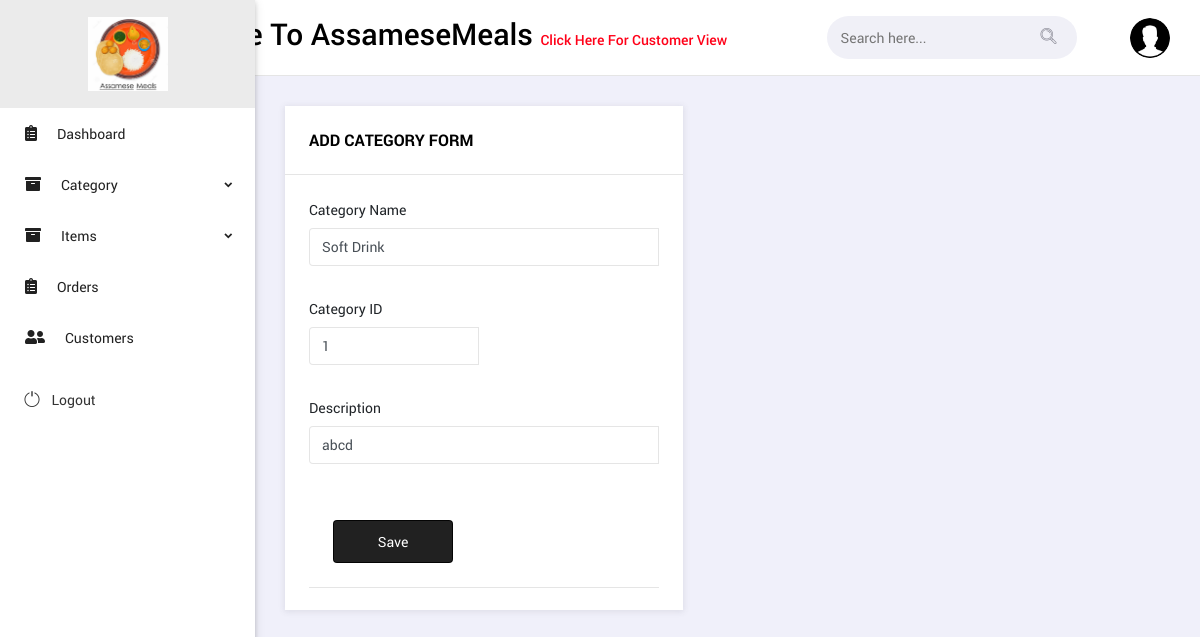
Screenshot of /admin/update_category.php?id=1 (signed in) with the database file from the repository.
### tables this page shows
CREATE TABLE `category` (
  `cat_id` int(5) NOT NULL,
  `cat_name` varchar(25) NOT NULL,
  `cat_description` varchar(100) NOT NULL
);

### admin/update_category.php (the view, shortened to what this page needs)
<?php
include "navbar.php";
$edit_category = mysqli_query($con, "SELECT * FROM category WHERE cat_id='" . $_GET['id'] . "'");
$row = mysqli_fetch_array($edit_category);
?>
<!DOCTYPE html>
<body class="ms-body ms-aside-left-open ms-primary-theme ms-has-quickbar">
    <main class="body-content">
        <div class="ms-content-wrapper">
            <div class="row">
                <div class="col-xl-6 col-md-12">
                    <div class="ms-panel ms-panel-fh">
                        <div class="ms-panel-header">
                            <h6>Add Category Form</h6>
                        </div>
                        <div class="ms-panel-body">
                            <form action="" method="POST" class="needs-validation clearfix" novalidate>
                                <div class="form-row">
                                    <div class="col-md-12 mb-3">
                                        <label for="validationCustom18">Category Name</label>
                                        <div class="input-group">
                                            <input type="text" class="form-control" id="validationCustom18" value="<?php echo $row["cat_name"]; ?>" required type="text" id="cat_name" name="cat_name">
                                        </div>
                                    </div>
                                    <div class="col-md-6 mb-3">
                                        <label for="validationCustom24">Category ID</label>
                                        <div class="input-group">
                                            <input type="text" class="form-control" id="validationCustom24" required type="text" id="cat_id" name="cat_id" value="<?php echo $row["cat_id"]; ?>">
                                        </div>
                                    </div>
                                    <div class="col-md-12 mb-3">
                                        <label for="validationCustom12">Description</label>
                                        <div class="input-group">
                                            <input type="text" id="validationCustom12" class="form-control" required type="text" id="cat_description" name="cat_description" value="<?php echo $row["cat_description"]; ?>">
                                        </div>
                                    </div>
                                </div>
                                <div class="ms-panel-header new">
                                    <button class="btn btn-secondary d-block" type="submit" value="Register" name="submit">Save</button>
                                </div>
                            </form>
                        </div>
                    </div>
                </div>
            </div>
        </div>
    </main>
</body>
</html>

### rows the page displays
category: cat_name "Soft Drink", cat_id "1", cat_description "abcd"
